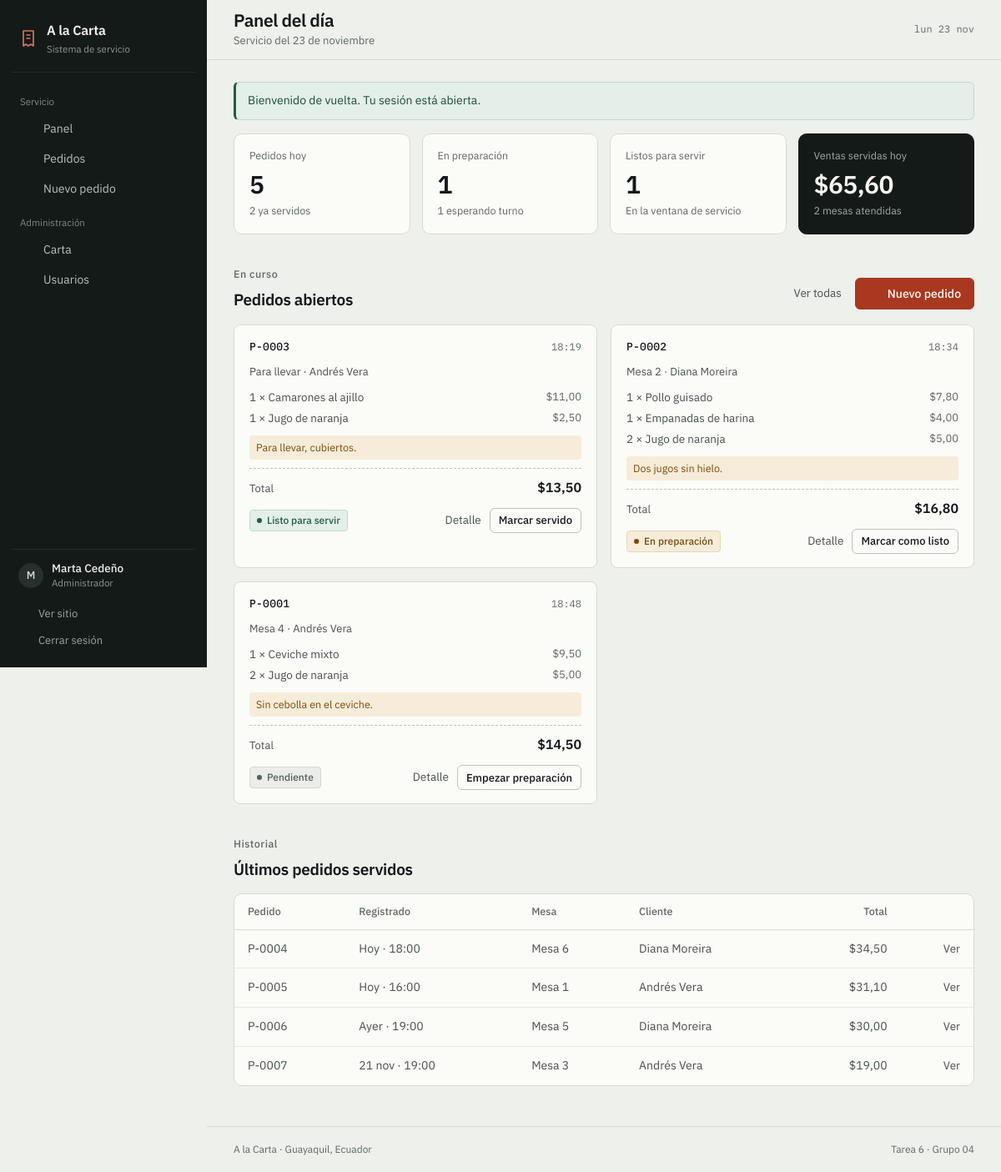
/panel.php (signed in), run on the app's committed database.
### tables this page shows
CREATE TABLE users (
    id         INT AUTO_INCREMENT PRIMARY KEY,
    full_name  VARCHAR(80) NOT NULL,
    username   VARCHAR(50) NOT NULL,
    email      VARCHAR(100) NOT NULL UNIQUE,
    password   VARCHAR(255) NOT NULL,
    role_id    INT NOT NULL,
    active     TINYINT(1) NOT NULL DEFAULT 1,
    created_at DATETIME NOT NULL DEFAULT CURRENT_TIMESTAMP,
    CONSTRAINT fk_users_role FOREIGN KEY (role_id) REFERENCES roles(id)
);

CREATE TABLE roles (
    id   INT AUTO_INCREMENT PRIMARY KEY,
    name VARCHAR(30) NOT NULL
);

CREATE TABLE orders (
    id           INT AUTO_INCREMENT PRIMARY KEY,
    user_id      INT NOT NULL,
    waiter_id    INT DEFAULT NULL,
    table_number INT DEFAULT NULL,
    status       ENUM('Pending', 'Preparing', 'Ready to serve', 'Served') NOT NULL DEFAULT 'Pending',
    notes        VARCHAR(255) DEFAULT NULL,
    created_at   DATETIME NOT NULL DEFAULT CURRENT_TIMESTAMP,
    updated_at   DATETIME NOT NULL DEFAULT CURRENT_TIMESTAMP ON UPDATE CURRENT_TIMESTAMP,
    CONSTRAINT fk_orders_user   FOREIGN KEY (user_id)   REFERENCES users(id),
    CONSTRAINT fk_orders_waiter FOREIGN KEY (waiter_id) REFERENCES users(id)
);

CREATE TABLE order_items (
    id         INT AUTO_INCREMENT PRIMARY KEY,
    order_id   INT NOT NULL,
    dish_id    INT NOT NULL,
    quantity   INT NOT NULL,
    unit_price DECIMAL(10, 2) NOT NULL,
    CONSTRAINT fk_items_order FOREIGN KEY (order_id) REFERENCES orders(id) ON DELETE CASCADE,
    CONSTRAINT fk_items_dish  FOREIGN KEY (dish_id)  REFERENCES dishes(id)
);

CREATE TABLE dishes (
    id          INT AUTO_INCREMENT PRIMARY KEY,
    name        VARCHAR(50) NOT NULL,
    description VARCHAR(255),
    price       DECIMAL(10, 2) NOT NULL,
    category    VARCHAR(30) NOT NULL DEFAULT 'Platos fuertes',
    image       VARCHAR(120) DEFAULT NULL,
    available   TINYINT(1) NOT NULL DEFAULT 1
);

### includes/auth.php (called while the page is built, shortened)
<?php
function usuario_actual(): ?array
{
    global $pdo;
    $id = $_SESSION['usuario_id'] ?? null;
    $sql = 'SELECT u.id, u.full_name, u.username, u.email, u.active, r.name AS role
            FROM users u
            JOIN roles r ON r.id = u.role_id
            WHERE u.id = :id';
    $consulta = $pdo->prepare($sql);
    $consulta->execute(['id' => $id]);
    $fila = $consulta->fetch();
    $usuario = $fila;
    return $usuario;
}
function requiere_sesion(): array
{
    $usuario = usuario_actual();
    return $usuario;
}

### panel.php (the view, shortened to what this page needs)
<?php
require_once __DIR__ . '/includes/config.php';
require_once __DIR__ . '/includes/comanda.php';
$usuario = requiere_sesion();
$rol     = $usuario['role'];
$esStaff = $rol !== 'Client';
$titulo = match ($rol) {
    'Chef'   => 'Cocina',
    'Waiter' => 'Salón',
    default  => 'Panel del día',
};
$subtitulo = $esStaff
    ? 'Servicio del ' . date('j') . ' de ' . ['', 'enero', 'febrero', 'marzo', 'abril', 'mayo', 'junio', 'julio', 'agosto', 'septiembre', 'octubre', 'noviembre', 'diciembre'][(int) date('n')]
    : 'Tus pedidos y el estado del servicio';
if ($esStaff) {
    $resumen = $pdo->query(
        "SELECT
            SUM(DATE(created_at) = CURDATE())                                   AS hoy,
            SUM(DATE(created_at) = CURDATE() AND status = 'Pending')            AS pendientes,
            SUM(DATE(created_at) = CURDATE() AND status = 'Preparing')          AS preparando,
            SUM(DATE(created_at) = CURDATE() AND status = 'Ready to serve')     AS listos,
            SUM(DATE(created_at) = CURDATE() AND status = 'Served')             AS servidos,
            COUNT(DISTINCT CASE WHEN DATE(created_at) = CURDATE() AND status = 'Served' THEN table_number END) AS mesas
         FROM orders"
    )->fetch();
    $ventasHoy = (float) $pdo->query(
        "SELECT COALESCE(SUM(oi.quantity * oi.unit_price), 0)
         FROM order_items oi
         JOIN orders o ON o.id = oi.order_id
         WHERE o.status = 'Served' AND DATE(o.created_at) = CURDATE()"
    )->fetchColumn();
}
$sqlAbiertas = "SELECT o.id, o.status, o.table_number, o.notes, o.created_at,
                       u.full_name AS cliente, w.full_name AS camarero,
                       (SELECT COALESCE(SUM(quantity * unit_price), 0)
                        FROM order_items WHERE order_id = o.id) AS total
                FROM orders o
                JOIN users u ON u.id = o.user_id
                LEFT JOIN users w ON w.id = o.waiter_id
                WHERE o.status <> 'Served'";
$parametros = [];
$sqlAbiertas .= ' ORDER BY o.created_at ASC';
$consulta = $pdo->prepare($sqlAbiertas);
$consulta->execute($parametros);
$abiertas = $consulta->fetchAll();
$items = items_de_pedidos($pdo, array_column($abiertas, 'id'));
$sqlCerrados = "SELECT o.id, o.status, o.table_number, o.created_at,
                       u.full_name AS cliente,
                       (SELECT COALESCE(SUM(quantity * unit_price), 0)
                        FROM order_items WHERE order_id = o.id) AS total
                FROM orders o
                JOIN users u ON u.id = o.user_id
                WHERE o.status = 'Served'";
$parametros = [];
$sqlCerrados .= ' ORDER BY o.created_at DESC LIMIT 5';
$consulta = $pdo->prepare($sqlCerrados);
$consulta->execute($parametros);
$cerrados = $consulta->fetchAll();
require __DIR__ . '/includes/header.php';
?>
<section class="kpis">
    <?php if ($rol === 'Administrator'): ?>
        <article class="kpi">
            <p class="kpi__rotulo">Pedidos hoy</p>
            <p class="kpi__valor cifra"><?= (int) $resumen['hoy'] ?></p>
            <p class="kpi__nota"><?= (int) $resumen['servidos'] ?> ya servidos</p>
        </article>
        <article class="kpi">
            <p class="kpi__rotulo">En preparación</p>
            <p class="kpi__valor cifra"><?= (int) $resumen['preparando'] ?></p>
            <p class="kpi__nota"><?= (int) $resumen['pendientes'] ?> esperando turno</p>
        </article>
        <article class="kpi">
            <p class="kpi__rotulo">Listos para servir</p>
            <p class="kpi__valor cifra"><?= (int) $resumen['listos'] ?></p>
            <p class="kpi__nota">En la ventana de servicio</p>
        </article>
        <article class="kpi kpi--destacado">
            <p class="kpi__rotulo">Ventas servidas hoy</p>
            <p class="kpi__valor cifra"><?= dinero($ventasHoy) ?></p>
            <p class="kpi__nota"><?= (int) $resumen['mesas'] ?> mesas atendidas</p>
        </article>
    <?php endif; ?>
</section>
<section class="bloque">
    <div class="bloque__cabecera">
        <div>
            <p class="sobrelinea"><?= $esStaff ? 'En curso' : 'Tus pedidos' ?></p>
            <h2>Pedidos abiertos</h2>
        </div>
        <div class="bloque__acciones">
            <a class="enlace-discreto" href="pedidos.php">Ver todas</a>
            <?php if (in_array($rol, ['Client', 'Waiter', 'Administrator'], true)): ?>
                <a class="boton boton--principal" href="pedido_nuevo.php"><?= icono('nuevo', 16) ?> Nuevo pedido</a>
            <?php endif; ?>
        </div>
    </div>
    <?php if ($abiertas): ?>
        <div class="comandas">
            <?php foreach ($abiertas as $pedido): ?>
                <?php comanda_ticket($pedido, $items[$pedido['id']] ?? [], $rol, $esStaff, 'panel'); ?>
            <?php endforeach; ?>
        </div>
    <?php endif; ?>
</section>
<section class="bloque">
    <div class="bloque__cabecera">
        <div>
            <p class="sobrelinea">Historial</p>
            <h2>Últimos pedidos servidos</h2>
        </div>
    </div>
    <?php if ($cerrados): ?>
        <div class="tabla-envoltura">
            <table class="tabla">
                <thead>
                    <tr>
                        <th scope="col">Pedido</th>
                        <th scope="col">Registrado</th>
                        <th scope="col" class="celda-mesa">Mesa</th>
                        <?php if ($esStaff): ?><th scope="col" class="celda-cliente">Cliente</th><?php endif; ?>
                        <th scope="col" class="der">Total</th>
                        <th scope="col" class="der"><span class="visualmente-oculto">Acciones</span></th>
                    </tr>
                </thead>
                <tbody>
                    <?php foreach ($cerrados as $pedido): ?>
                        <tr>
                            <td class="cifra">P-<?= str_pad((string) $pedido['id'], 4, '0', STR_PAD_LEFT) ?></td>
                            <td class="celda-fecha"><?= fecha_hora($pedido['created_at']) ?></td>
                            <td class="celda-mesa"><?= $pedido['table_number'] ? 'Mesa ' . (int) $pedido['table_number'] : 'Para llevar' ?></td>
                            <?php if ($esStaff): ?><td class="celda-cliente"><?= e($pedido['cliente']) ?></td><?php endif; ?>
                            <td class="der cifra"><?= dinero((float) $pedido['total']) ?></td>
                            <td class="der">
                                <a class="enlace-discreto" href="pedido_detalle.php?id=<?= (int) $pedido['id'] ?>">Ver</a>
                            </td>
                        </tr>
                    <?php endforeach; ?>
                </tbody>
            </table>
        </div>
    <?php else: ?>
        <p class="nota-gris">Todavía no hay pedidos servidos.</p>
    <?php endif; ?>
</section>
<?php require __DIR__ . '/includes/footer.php'; ?>

### includes/header.php (shortened to what this page needs)
<?php
$activo     = $activo ?? '';
$subtitulo  = $subtitulo ?? null;
$rol        = $usuario['role'] ?? 'Client';
$esCliente  = $rol === 'Client';
$dias  = ['dom', 'lun', 'mar', 'mié', 'jue', 'vie', 'sáb'];
$meses = ['ene', 'feb', 'mar', 'abr', 'may', 'jun', 'jul', 'ago', 'sep', 'oct', 'nov', 'dic'];
$hoy   = $dias[(int) date('w')] . ' ' . date('j') . ' ' . $meses[(int) date('n') - 1];
$grupos = [
    'Servicio' => [
        ['panel.php', 'Panel', 'panel', ['Administrator', 'Chef', 'Waiter', 'Client']],
        ['pedidos.php', $esCliente ? 'Mis pedidos' : 'Pedidos', 'pedidos', ['Administrator', 'Chef', 'Waiter', 'Client']],
        ['pedido_nuevo.php', 'Nuevo pedido', 'nuevo', ['Administrator', 'Waiter', 'Client']],
    ],
    'Administración' => [
        ['platos.php', 'Carta', 'carta', ['Administrator']],
        ['usuarios.php', 'Usuarios', 'usuarios', ['Administrator']],
    ],
];
?>
<!DOCTYPE html>
<html lang="es">
<head>
    <link rel="stylesheet" href="assets/css/fuentes.css">
    <link rel="stylesheet" href="assets/vendor/bootstrap.min.css">
    <link rel="stylesheet" href="assets/css/estilos.css">
</head>
<body class="app">
<div class="armazon">
    <aside class="lateral" id="lateral" aria-label="Menú del sistema">
        <a class="lateral__marca" href="panel.php">
            <svg width="24" height="24" viewBox="0 0 24 24" fill="none" stroke="currentColor"
                 stroke-width="1.7" stroke-linejoin="round" aria-hidden="true">
                <path d="M6 3h12v18l-3-2-3 2-3-2-3 2V3z"/>
                <path d="M9.5 8h5M9.5 12h5"/>
            </svg>
            <span>
                <span class="lateral__nombre">A la Carta</span>
                <span class="lateral__sub">Sistema de servicio</span>
            </span>
        </a>
        <nav class="lateral__nav">
            <?php foreach ($grupos as $grupo => $enlaces): ?>
                <?php $visibles = array_filter($enlaces, fn ($e) => in_array($rol, $e[3], true)); ?>
                <?php if ($visibles): ?>
                    <p class="lateral__grupo"><?= e($grupo) ?></p>
                    <?php foreach ($visibles as [$ruta, $texto, $clave]): ?>
                        <a class="lateral__enlace <?= $activo === $clave ? 'activo' : '' ?>" href="<?= $ruta ?>"
                           <?= $activo === $clave ? 'aria-current="page"' : '' ?>>
                            <?= icono($clave === 'carta' ? 'carta' : $clave, 18) ?>
                            <span><?= e($texto) ?></span>
                        </a>
                    <?php endforeach; ?>
                <?php endif; ?>
            <?php endforeach; ?>
        </nav>
        <div class="lateral__pie">
            <div class="lateral__usuario">
                <span class="inicial" aria-hidden="true"><?= e(mb_substr($usuario['full_name'], 0, 1)) ?></span>
                <span>
                    <strong><?= e($usuario['full_name']) ?></strong>
                    <span class="lateral__rol"><?= e(rol_etiqueta($rol)) ?></span>
                </span>
            </div>
            <a class="lateral__salir" href="index.php"><?= icono('sitio', 16) ?> Ver sitio</a>
            <a class="lateral__salir" href="logout.php"><?= icono('salir', 16) ?> Cerrar sesión</a>
        </div>
    </aside>
    <div class="area">
        <header class="barra">
            <div class="barra__titulo">
                <h1><?= e($titulo) ?></h1>
                <?php if ($subtitulo): ?><p class="barra__sub"><?= e($subtitulo) ?></p><?php endif; ?>
            </div>
            <p class="barra__fecha"><?= $hoy ?></p>
        </header>
        <main class="contenido-app" id="contenido">

### includes/comanda.php (shortened to what this page needs)
<?php
function items_de_pedidos(PDO $pdo, array $ids): array
{
    $marcadores = implode(',', array_fill(0, count($ids), '?'));
    $sql = "SELECT oi.order_id, oi.quantity, oi.unit_price, d.name
            FROM order_items oi
            JOIN dishes d ON d.id = oi.dish_id
            WHERE oi.order_id IN ($marcadores)
            ORDER BY oi.id";
    $consulta = $pdo->prepare($sql);
    $consulta->execute(array_values($ids));
    $agrupados = [];
    foreach ($consulta->fetchAll() as $linea) {
        $agrupados[(int) $linea['order_id']][] = $linea;
    }
    return $agrupados;
}
function comanda_ticket(
    array $pedido,
    array $items,
    string $rol,
    bool $verCliente = true,
    string $volver = 'detalle'
): void {
    $siguiente = siguiente_estado($rol, $pedido['status']);
    $codigo    = 'P-' . str_pad((string) $pedido['id'], 4, '0', STR_PAD_LEFT);
    $total     = (float) $pedido['total'];
    ?>
    <article class="tique">
        <header class="tique__cabecera">
            <span class="tique__codigo"><?= e($codigo) ?></span>
            <span class="tique__hora"><?= hora($pedido['created_at']) ?></span>
        </header>
        <p class="tique__meta">
            <?= $pedido['table_number'] ? 'Mesa ' . (int) $pedido['table_number'] : 'Para llevar' ?>
            <?php if ($verCliente): ?>
                · <?= e($pedido['cliente']) ?>
            <?php endif; ?>
        </p>
        <ul class="tique__lineas">
            <?php foreach ($items as $linea): ?>
                <li>
                    <span><?= (int) $linea['quantity'] ?> × <?= e($linea['name']) ?></span>
                    <span class="cifra"><?= dinero((float) $linea['quantity'] * (float) $linea['unit_price']) ?></span>
                </li>
            <?php endforeach; ?>
        </ul>
        <?php if (!empty($pedido['notes'])): ?>
            <p class="tique__nota"><?= e($pedido['notes']) ?></p>
        <?php endif; ?>
        <div class="tique__total">
            <span>Total</span>
            <span class="cifra"><?= dinero($total) ?></span>
        </div>
        <footer class="tique__pie">
            <span class="estado estado--<?= estado_clase($pedido['status']) ?>">
                <?= e(estado_etiqueta($pedido['status'])) ?>
            </span>
            <span class="tique__acciones">
                <a class="enlace-discreto" href="pedido_detalle.php?id=<?= (int) $pedido['id'] ?>">Detalle</a>
                <?php if ($siguiente): ?>
                    <form method="post" action="pedido_estado.php" class="en-linea">
                        <button class="boton boton--pequeno boton--fantasma" type="submit">
                            <?= e(accion_estado($pedido['status'])) ?>
                        </button>
                    </form>
                <?php endif; ?>
            </span>
        </footer>
    </article>
    <?php
}

### data on the page
users: full_name "M", full_name "Marta Cedeño", role.name "Administrador", role.name "Panel del día"
orders: id "P-0003", created_at "18:19", shows "Para llevar", user.full_name "Andrés Vera", notes "Para llevar, cubiertos.", total "$13,50", status "Listo para servir", status "Marcar servido"
order_items: quantity "1", dish.name "Camarones al ajillo", dinero((float) $linea['quantity'] * (float) $linea['unit_price']) "$11,00"
order_items: quantity "1", dish.name "Jugo de naranja", dinero((float) $linea['quantity'] * (float) $linea['unit_price']) "$2,50"
orders: id "P-0002", created_at "18:34", table_number "2", user.full_name "Diana Moreira", notes "Dos jugos sin hielo.", total "$16,80", status "En preparación", status "Marcar como listo"
order_items: quantity "1", dish.name "Pollo guisado", dinero((float) $linea['quantity'] * (float) $linea['unit_price']) "$7,80"
order_items: quantity "1", dish.name "Empanadas de harina", dinero((float) $linea['quantity'] * (float) $linea['unit_price']) "$4,00"
order_items: quantity "2", dish.name "Jugo de naranja", dinero((float) $linea['quantity'] * (float) $linea['unit_price']) "$5,00"
orders: id "P-0001", created_at "18:48", table_number "4", user.full_name "Andrés Vera", notes "Sin cebolla en el ceviche.", total "$14,50", status "Pendiente", status "Empezar preparación"
order_items: quantity "1", dish.name "Ceviche mixto", dinero((float) $linea['quantity'] * (float) $linea['unit_price']) "$9,50"
order_items: quantity "2", dish.name "Jugo de naranja", dinero((float) $linea['quantity'] * (float) $linea['unit_price']) "$5,00"
orders: id "0004", created_at "Hoy · 18:00", table_number "6", user.full_name "Diana Moreira", total "$34,50"
orders: id "0005", created_at "Hoy · 16:00", table_number "1", user.full_name "Andrés Vera", total "$31,10"
orders: id "0006", created_at "Ayer · 19:00", table_number "5", user.full_name "Diana Moreira", total "$30,00"
orders: id "0007", created_at "21 nov · 19:00", table_number "3", user.full_name "Andrés Vera", total "$19,00"

### other printed values
$grupo "Servicio"
$texto "Panel"
$texto "Pedidos"
$texto "Nuevo pedido"
$grupo "Administración"
$texto "Carta"
$texto "Usuarios"
$subtitulo "Servicio del 23 de noviembre"
$aviso['mensaje'] "Bienvenido de vuelta. Tu sesión está abierta."
$resumen['hoy'] "5"
$resumen['servidos'] "2"
$resumen['preparando'] "1"
$resumen['pendientes'] "1"
$resumen['listos'] "1"
dinero($ventasHoy) "$65,60"
